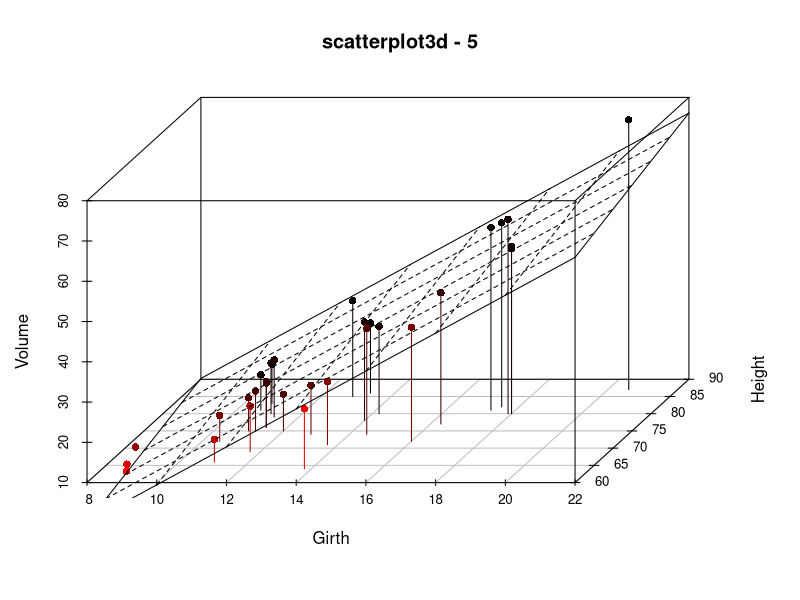
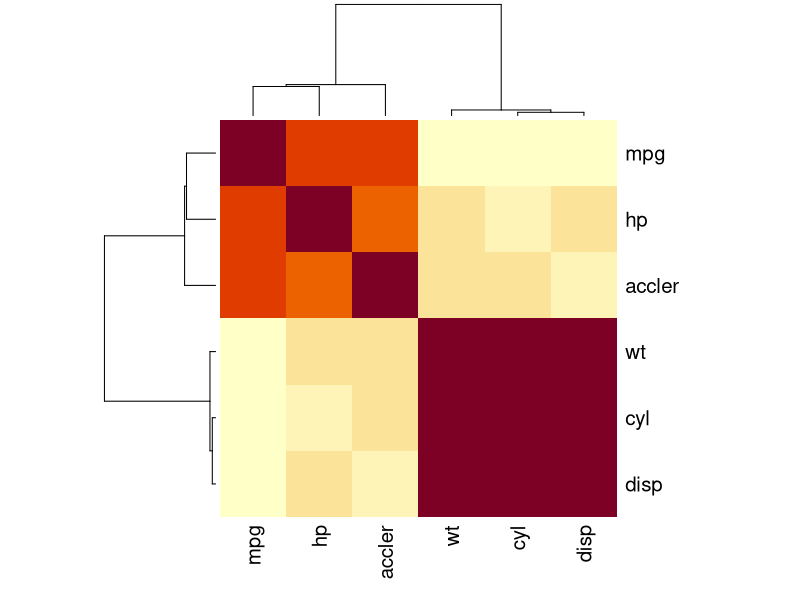
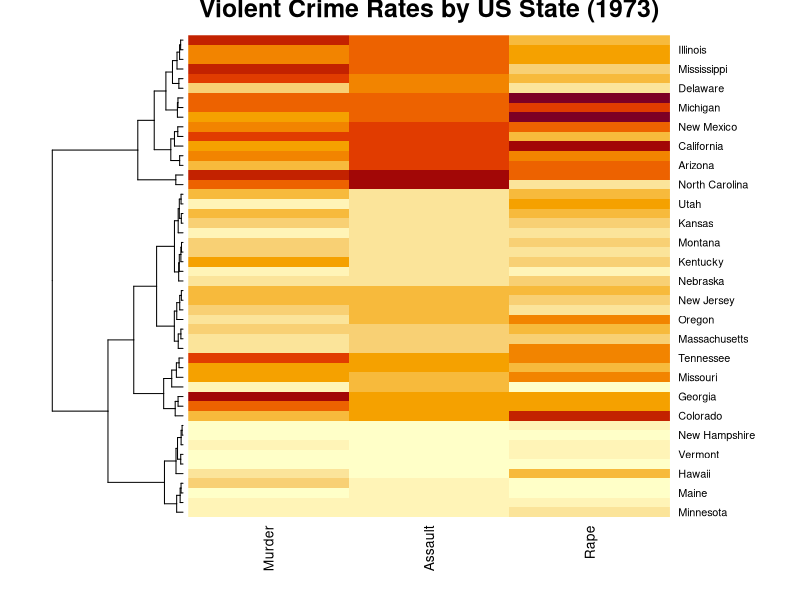

Here is the R script that generated these plots, in order:
# lec5_3.r
# 3D-plot, Heatmap

# set working directory
setwd("D:/tempstore/moocr")

# install 3d scatterplot package
install.packages('scatterplot3d')
library(scatterplot3d)

# 5-3 3D scatterplot with data trees
data(trees)

par(mfrow = c(1, 1))
s3d <- scatterplot3d(trees, type="h", highlight.3d=TRUE,
                     angle=55, scale.y=0.7, pch=16, main="scatterplot3d - 5")

# to know about data "trees"
help(trees)
head(trees)
# export to csv file
write.csv(trees,file="trees.csv", row.names = FALSE)

# Now adding some points to the "scatterplot3d"
#s3d$points3d(seq(10,20,2), seq(85,60,-5), seq(60,10,-10),col="blue", type="h", pch=16)

# Now adding a regression plane to the "scatterplot3d"
attach(trees)
my.lm <- lm(Volume ~ Girth + Height)
s3d$plane3d(my.lm, lty.box = "solid")


#############
# heatmap   #
#############

# heatmap 1 using autompg data
car<-read.csv("autompg.csv")
#head(car)
#dim(car)
attach(car)

par(mfrow=c(1, 1))
cor.x<-cor(car[,1:6])
heatmap(cor.x, symm=TRUE)

# heatmap 2 using USArrests data

# Crime rate by US State (1973)
# Arrests per 100,000 residents for assault, murder, and rape 
# in each of the 50 US states in 1973

help(USArrests)
head(USArrests)

cor(USArrests)
round(cor(USArrests), 2)

# subset excluding 3th variable UrbanPop
# matrix format for heatmap
x  <- as.matrix(USArrests[, -3])
result <- heatmap(x, scale="column", Colv=NA, cexCol=1,
                  main="Violent Crime Rates by US State (1973)")

row.names(USArrests)[result$rowInd[1:10]]
row.names(USArrests)[result$rowInd[35:50]]
